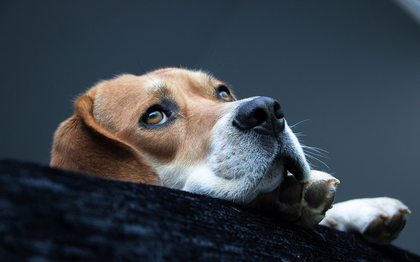
%> input picture top.png, 420 x 262 px, shrunk from 1440 x 900 before the run; the run also reads 1 picture not shown here
$ octave Previous_code.m   (GNU Octave 9; MATLAB toolbox functions it lacks are replaced by stand-ins)
%> lines starting %> are read from the running program, lines starting %| are printed output that depends on the picture
clc;
close all

wristwidth = 60; %mm

%reads the image
I1 = imread('Top.png');
%> I1 is the input picture: size 262x420x3 uint8; mean R, G, B 57.7, 65.9, 73.9
I2 = imread('Side.png');
I1 = rgb2gray(I1);
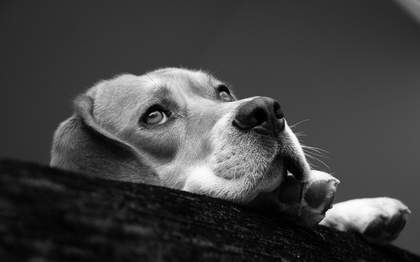
%> I1: size 262x420 uint8; min 0, max 254, mean 64.3
I2 = rgb2gray(I2);
[rows, columns] = size(I1);
%> rows = 262; columns = 420
[rows2, columns2] = size(I2);
%> rows2 = 262; columns2 = 420

if (rows > rows2)
    maxr = rows;
    I3 = zeros(maxr,columns2);
    I4 = I1;
    for q=1:1:rows2
        for w=1:1:columns2
            I3(q,w) = I2(q,w);
        end
    end
    I = cat(2,I4,I3);
else
    maxr = rows2;
%> maxr = 262
    I4 = I2;
    I3 = zeros(maxr,columns);
    for q=1:1:rows
        for w=1:1:columns
            I3(q,w) = I1(q,w);
        end
    end
    I = cat(2,I3,I4);
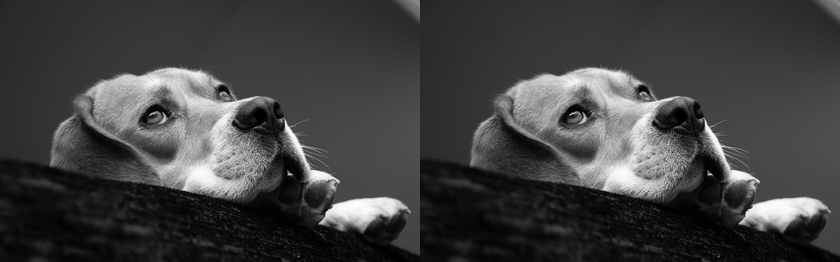
%> I: size 262x840 uint8; min 0, max 254, mean 64.3
end

figure;
imshow(I);


%defines scale of xray images based on a 'real world' dimension
%> (the run ends here)
